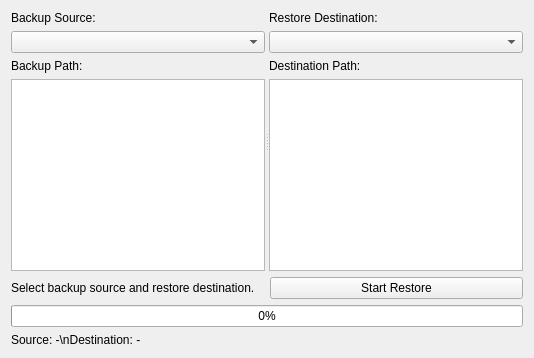
      <widget class="QWidget" name="restoreTab">
       <attribute name="title">
        <string>Restore</string>
       </attribute>
       <layout class="QVBoxLayout" name="verticalLayout_restore">
        <item>
         <widget class="QSplitter" name="restoreSplitter">
          <property name="orientation">
           <enum>Qt::Orientation::Horizontal</enum>
          </property>
          <widget class="QWidget" name="restoreSourceWidget">
           <layout class="QVBoxLayout" name="verticalLayout_restore_source">
            <item>
             <widget class="QLabel" name="restoreSourceLabel">
              <property name="text">
               <string>Backup Source:</string>
              </property>
             </widget>
            </item>
            <item>
             <widget class="QComboBox" name="restoreSourceDriveCombo"/>
            </item>
            <item>
             <widget class="QLabel" name="restoreSourcePathLabel">
              <property name="text">
               <string>Backup Path:</string>
              </property>
             </widget>
            </item>
            <item>
             <widget class="QTreeView" name="restoreSourcePathTree"/>
            </item>
           </layout>
          </widget>
          <widget class="QWidget" name="restoreDestWidget">
           <layout class="QVBoxLayout" name="verticalLayout_restore_dest">
            <item>
             <widget class="QLabel" name="restoreDestLabel">
              <property name="text">
               <string>Restore Destination:</string>
              </property>
             </widget>
            </item>
            <item>
             <widget class="QComboBox" name="restoreDestDriveCombo"/>
            </item>
            <item>
             <widget class="QLabel" name="restoreDestPathLabel">
              <property name="text">
               <string>Destination Path:</string>
              </property>
             </widget>
            </item>
            <item>
             <widget class="QTreeView" name="restoreDestPathTree"/>
            </item>
           </layout>
          </widget>
         </widget>
        </item>
        <item>
         <layout class="QHBoxLayout" name="restoreBottomLayout">
          <item>
           <widget class="QLabel" name="restoreSummaryLabel">
            <property name="text">
             <string>Select backup source and restore destination.</string>
            </property>
           </widget>
          </item>
          <item>
           <widget class="QPushButton" name="startRestoreButton">
            <property name="text">
             <string>Start Restore</string>
            </property>
           </widget>
          </item>
         </layout>
        </item>
        <item>
         <widget class="QProgressBar" name="restoreProgressBar">
          <property name="minimum">
           <number>0</number>
          </property>
          <property name="maximum">
           <number>100</number>
          </property>
          <property name="value">
           <number>0</number>
          </property>
          <property name="textVisible">
           <bool>true</bool>
          </property>
         </widget>
        </item>
        <item>
         <widget class="QLabel" name="restorePathSummaryLabel">
          <property name="text">
           <string>Source: -\nDestination: -</string>
          </property>
         </widget>
        </item>
       </layout>
      </widget>
